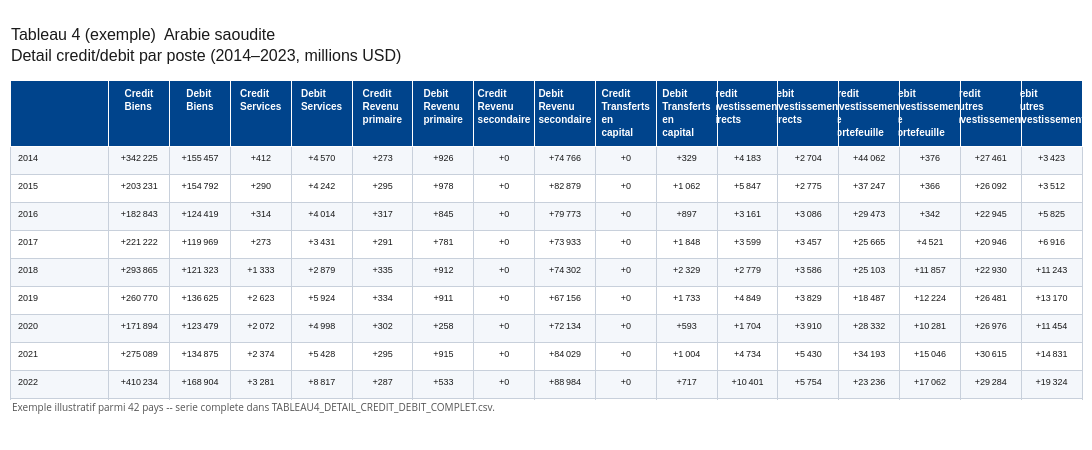

The code cell stored with this chart in its notebook:
### Markdown cell above
---
#### Tableau 4 -- detail credit/debit par poste (tous pays eligibles x toutes leurs annees)

Complement aux tableaux 1-3 (qui ne montrent que des soldes nets ou des ratios) : credit
et debit bruts pour chaque poste du compte courant, du compte de capital et du compte
financier -- Biens, Services, Revenu primaire, Revenu secondaire, Transferts en capital,
Investissements directs, Investissements de portefeuille, Autres investissements. Meme
perimetre pays/annees que les tableaux precedents (`PAYS_ELIGIBLES`, `ANNEES_PAR_PAYS`).
Source : agregation par SOUS_TYPE_1 de `BOP_PAR_COMPTE.csv` (section 14), colonnes
VALEUR_CREDIT/VALEUR_DEBIT deja calculees en section 15 (variable `niveau1`).

### Code cell
POSTES_DETAIL_CD = [
    ('Compte courant', 'Biens', 'BIENS'),
    ('Compte courant', 'Services', 'SERVICES'),
    ('Compte courant', 'Revenu primaire', 'REVENU_PRIMAIRE'),
    ('Compte courant', 'Revenu secondaire', 'REVENU_SECONDAIRE'),
    ('Compte de capital', 'Transferts en capital', 'TRANSFERTS_CAPITAL'),
    ('Compte financier', 'Investissements directs', 'IDE'),
    ('Compte financier', 'Investissements de portefeuille', 'PORTEFEUILLE'),
    ('Compte financier', 'Autres investissements', 'AUTRES_INVESTISSEMENTS'),
]

niveau1_etude = niveau1[niveau1['COUNTRY_CODE'].isin(PAYS_ELIGIBLES)]


def valeur_credit_debit(code_pays, annee, type_compte, sous_type1, colonne):
    s = niveau1_etude[
        (niveau1_etude['COUNTRY_CODE'] == code_pays) & (niveau1_etude['ANNEE'] == annee)
        & (niveau1_etude['TYPE_DE_COMPTE'] == type_compte) & (niveau1_etude['SOUS_TYPE_1'] == sous_type1)
    ][colonne]
    return s.iloc[0] if len(s) else None


# Tableau 4 complet (tous pays eligibles x toutes leurs annees) -> CSV, credit/debit bruts ---
lignes_t4 = []
for code, nom in PAYS_ELIGIBLES.items():
    for a in ANNEES_PAR_PAYS[code]:
        ligne = {'COUNTRY_CODE': code, 'PAYS': nom, 'ANNEE': a}
        for type_compte, sous_type1, prefixe in POSTES_DETAIL_CD:
            ligne[f'CREDIT_{prefixe}'] = valeur_credit_debit(code, a, type_compte, sous_type1, 'VALEUR_CREDIT')
            ligne[f'DEBIT_{prefixe}'] = valeur_credit_debit(code, a, type_compte, sous_type1, 'VALEUR_DEBIT')
        lignes_t4.append(ligne)

df_t4_complet = pd.DataFrame(lignes_t4)
chemin_t4_csv = BASE / 'data' / 'TABLEAU4_DETAIL_CREDIT_DEBIT_COMPLET.csv'
df_t4_complet.to_csv(chemin_t4_csv, index=False)
print(f"{chemin_t4_csv} : {len(df_t4_complet)} lignes ({df_t4_complet['COUNTRY_CODE'].nunique()} pays x annees) "
      "-- credit/debit bruts par poste (millions USD), source : IMF Statistics API (BOP), calculs de l'auteur.")

# Colonnes formatees Credit/Debit par poste (memes libelles pour l'exemple par pays et l'exemple comparatif) ---
COLONNES_T4 = []
for _, sous_type1, prefixe in POSTES_DETAIL_CD:
    COLONNES_T4.append((f'Credit {sous_type1}', f'CREDIT_{prefixe}'))
    COLONNES_T4.append((f'Debit {sous_type1}', f'DEBIT_{prefixe}'))


def tableau_t4_formate(df_sub, index_series):
    """Sous-ensemble de df_t4_complet -> tableau presentable (colonnes Credit/Debit par poste,
    formatees), avec l'index fourni (annees ou noms de pays) -- pas de transposition : meme
    orientation que le CSV (une ligne par pays x annee)."""
    df_fmt = pd.DataFrame({lbl: df_sub[cle].apply(fmt_cemac).values for lbl, cle in COLONNES_T4})
    df_fmt.index = index_series.values
    return df_fmt


# Exemple illustratif : tableau par pays (annees en lignes, postes en colonnes) ---
code_ex4, nom_ex4 = next(iter(PAYS_ELIGIBLES.items()))
annees_ex4 = ANNEES_PAR_PAYS[code_ex4]
sub_ex4 = df_t4_complet[df_t4_complet['COUNTRY_CODE'] == code_ex4].sort_values('ANNEE')
df_t4_ex4 = tableau_t4_formate(sub_ex4, sub_ex4['ANNEE'])

fig_t4_ex4 = render_table_cemac(
    df_t4_ex4,
    title=f'Tableau 4 (exemple)  {nom_ex4}\nDetail credit/debit par poste ({annees_ex4[0]}–{annees_ex4[-1]}, millions USD)',
    caption=f"Exemple illustratif parmi {len(PAYS_ELIGIBLES)} pays -- serie complete dans "
            f"{chemin_t4_csv.name}.",
    fontsize=10,
    filename=FIGURES_DIR / f'tab4_detail_credit_debit_{code_ex4}.png',
)
fig_t4_ex4.show()

# Exemple illustratif : tableau comparatif (pays en lignes, postes en colonnes) ---
annees_comparables_t4 = [a for a in ANNEES_UNION if len([c for c in PAYS_ELIGIBLES if a in ANNEES_PAR_PAYS[c]]) >= 2]
if annees_comparables_t4:
    annee_ex4 = annees_comparables_t4[-1]
    sub_comp4 = df_t4_complet[df_t4_complet['ANNEE'] == annee_ex4].sort_values('PAYS')
    df_t4_comp4 = tableau_t4_formate(sub_comp4, sub_comp4['PAYS'])

    fig_t4_comp4 = render_table_cemac(
        df_t4_comp4,
        title=f'Tableau 4 comparatif (exemple)  {annee_ex4}\nDetail credit/debit par poste (millions USD)',
        caption=f"Exemple illustratif -- {len(sub_comp4)} pays disponibles cette annee-la sur "
                f"{len(PAYS_ELIGIBLES)} au total ; serie complete par annee dans {chemin_t4_csv.name}.",
        fontsize=10,
        filename=FIGURES_DIR / f'tab4_detail_credit_debit_comparatif_{annee_ex4}.png',
    )
    fig_t4_comp4.show()
else:
    print("Aucune annee avec au moins 2 pays disponibles -- pas d'exemple comparatif a afficher.")

### Figure 1 — Plotly figure (JSON) as saved in the notebook; plotly's stock layout.template omitted (floating-point values rounded to 4 significant figures; data arrays with more than 128 entries replaced by an {"elided": "..."} marker saying what was removed)
{"data": [{"cells": {"align": ["left", "center", "center", "center", "center", "center", "center", "center", "center", "center", "center", "center", "center", "center", "center", "center", "center"], "fill": {"color": {"elided": "17x10 str values"}}, "font": {"color": "#1a1a1a", "family": "Arial", "size": 9}, "height": 28, "line": {"color": "#C8D0DB"}, "values": {"elided": "17x10 mixed values"}}, "columnwidth": [2.6, 1.6, 1.6, 1.6, 1.6, 1.6, 1.6, 1.6, 1.6, 1.6, 1.6, 1.6, 1.6, 1.6, 1.6, 1.6, 1.6], "header": {"align": ["left", "center", "center", "center", "center", "center", "center", "center", "center", "center", "center", "center", "center", "center", "center", "center", "center"], "fill": {"color": "#00448C"}, "font": {"color": "white", "family": "Arial", "size": 10}, "height": 34, "values": ["<b></b>", "<b>Credit Biens</b>", "<b>Debit Biens</b>", "<b>Credit Services</b>", "<b>Debit Services</b>", "<b>Credit Revenu primaire</b>", "<b>Debit Revenu primaire</b>", "<b>Credit Revenu secondaire</b>", "<b>Debit Revenu secondaire</b>", "<b>Credit Transferts en capital</b>", "<b>Debit Transferts en capital</b>", "<b>Credit Investissements directs</b>", "<b>Debit Investissements directs</b>", "<b>Credit Investissements de portefeuille</b>", "<b>Debit Investissements de portefeuille</b>", "<b>Credit Autres investissements</b>", "<b>Debit Autres investissements</b>"]}, "type": "table"}], "layout": {"annotations": [{"align": "left", "font": {"color": "#555555", "size": 10}, "showarrow": false, "text": "Exemple illustratif parmi 42 pays -- serie complete dans TABLEAU4_DETAIL_CREDIT_DEBIT_COMPLET.csv.", "x": 0, "xref": "paper", "y": -0.05, "yref": "paper"}], "height": 450, "margin": {"b": 50, "l": 10, "r": 10, "t": 80}, "paper_bgcolor": "white", "title": {"font": {"color": "#1a1a1a", "family": "Arial", "size": 16}, "text": "Tableau 4 (exemple)  Arabie saoudite<br>Detail credit/debit par poste (2014–2023, millions USD)", "x": 0.01, "xanchor": "left"}, "width": 3680}}
